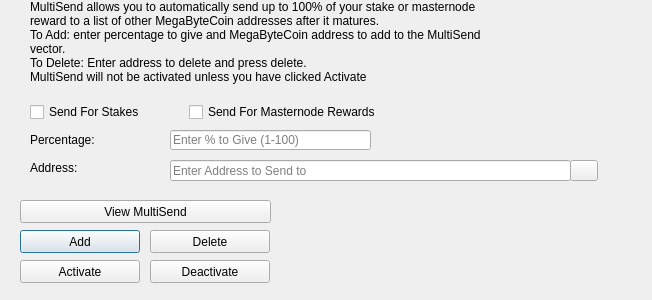
<?xml version="1.0" encoding="UTF-8"?>
<ui version="4.0">
 <class>MultiSendDialog</class>
 <widget class="QDialog" name="MultiSendDialog">
  <property name="windowModality">
   <enum>Qt::NonModal</enum>
  </property>
  <property name="geometry">
   <rect>
    <x>0</x>
    <y>0</y>
    <width>652</width>
    <height>300</height>
   </rect>
  </property>
  <property name="windowTitle">
   <string>MultiSend</string>
  </property>
  <widget class="QLineEdit" name="multiSendPercentEdit">
   <property name="geometry">
    <rect>
     <x>170</x>
     <y>130</y>
     <width>201</width>
     <height>20</height>
    </rect>
   </property>
   <property name="toolTip">
    <string>Enter whole numbers 1 - 100</string>
   </property>
   <property name="placeholderText">
    <string>Enter % to Give (1-100)</string>
   </property>
  </widget>
  <widget class="QLineEdit" name="multiSendAddressEdit">
   <property name="geometry">
    <rect>
     <x>170</x>
     <y>160</y>
     <width>401</width>
     <height>21</height>
    </rect>
   </property>
   <property name="toolTip">
    <string/>
   </property>
   <property name="placeholderText">
    <string>Enter Address to Send to</string>
   </property>
  </widget>
  <widget class="QLabel" name="label_2">
   <property name="geometry">
    <rect>
     <x>30</x>
     <y>0</y>
     <width>451</width>
     <height>121</height>
    </rect>
   </property>
   <property name="lineWidth">
    <number>1</number>
   </property>
   <property name="text">
    <string>MultiSend allows you to automatically send up to 100% of your stake or masternode reward to a list of other MegaByteCoin addresses after it matures.
To Add: enter percentage to give and MegaByteCoin address to add to the MultiSend vector.
To Delete: Enter address to delete and press delete.
MultiSend will not be activated unless you have clicked Activate</string>
   </property>
   <property name="alignment">
    <set>Qt::AlignLeading|Qt::AlignLeft|Qt::AlignTop</set>
   </property>
   <property name="wordWrap">
    <bool>true</bool>
   </property>
  </widget>
  <widget class="QLabel" name="message">
   <property name="geometry">
    <rect>
     <x>290</x>
     <y>200</y>
     <width>351</width>
     <height>91</height>
    </rect>
   </property>
   <property name="text">
    <string/>
   </property>
  </widget>
  <widget class="QPushButton" name="addButton">
   <property name="geometry">
    <rect>
     <x>20</x>
     <y>230</y>
     <width>120</width>
     <height>23</height>
    </rect>
   </property>
   <property name="toolTip">
    <string/>
   </property>
   <property name="statusTip">
    <string>Add to MultiSend Vector</string>
   </property>
   <property name="text">
    <string>Add</string>
   </property>
  </widget>
  <widget class="QPushButton" name="disableButton">
   <property name="geometry">
    <rect>
     <x>150</x>
     <y>260</y>
     <width>120</width>
     <height>23</height>
    </rect>
   </property>
   <property name="statusTip">
    <string>Deactivate MultiSend</string>
   </property>
   <property name="text">
    <string>Deactivate</string>
   </property>
  </widget>
  <widget class="QPushButton" name="addressBookButton">
   <property name="geometry">
    <rect>
     <x>570</x>
     <y>160</y>
     <width>28</width>
     <height>21</height>
    </rect>
   </property>
   <property name="toolTip">
    <string>Choose an address from the address book</string>
   </property>
   <property name="text">
    <string/>
   </property>
   <property name="icon">
    <iconset resource="../megabytecoin.qrc">
     <normaloff>:/icons/address-book</normaloff>:/icons/address-book</iconset>
   </property>
   <property name="shortcut">
    <string>Alt+A</string>
   </property>
   <property name="autoDefault">
    <bool>false</bool>
   </property>
  </widget>
  <widget class="QLabel" name="label">
   <property name="geometry">
    <rect>
     <x>30</x>
     <y>130</y>
     <width>121</width>
     <height>20</height>
    </rect>
   </property>
   <property name="toolTip">
    <string>Percentage of stake to send</string>
   </property>
   <property name="text">
    <string>Percentage:</string>
   </property>
  </widget>
  <widget class="QLabel" name="label_5">
   <property name="geometry">
    <rect>
     <x>30</x>
     <y>160</y>
     <width>111</width>
     <height>16</height>
    </rect>
   </property>
   <property name="toolTip">
    <string>Address to send portion of stake to</string>
   </property>
   <property name="text">
    <string>Address:</string>
   </property>
  </widget>
  <widget class="QPushButton" name="deleteButton">
   <property name="geometry">
    <rect>
     <x>150</x>
     <y>230</y>
     <width>120</width>
     <height>23</height>
    </rect>
   </property>
   <property name="toolTip">
    <string/>
   </property>
   <property name="statusTip">
    <string>Delete Address From MultiSend Vector</string>
   </property>
   <property name="text">
    <string>Delete</string>
   </property>
  </widget>
  <widget class="QPushButton" name="activateButton">
   <property name="geometry">
    <rect>
     <x>20</x>
     <y>260</y>
     <width>120</width>
     <height>23</height>
    </rect>
   </property>
   <property name="statusTip">
    <string>Activate MultiSend</string>
   </property>
   <property name="text">
    <string>Activate</string>
   </property>
  </widget>
  <widget class="QPushButton" name="viewButton">
   <property name="geometry">
    <rect>
     <x>20</x>
     <y>200</y>
     <width>251</width>
     <height>23</height>
    </rect>
   </property>
   <property name="toolTip">
    <string/>
   </property>
   <property name="statusTip">
    <string>View MultiSend Vector</string>
   </property>
   <property name="text">
    <string>View MultiSend</string>
   </property>
  </widget>
  <widget class="QWidget" name="horizontalLayoutWidget">
   <property name="geometry">
    <rect>
     <x>30</x>
     <y>100</y>
     <width>351</width>
     <height>24</height>
    </rect>
   </property>
   <layout class="QHBoxLayout" name="horizontalLayout">
    <item>
     <widget class="QCheckBox" name="multiSendStakeCheckBox">
      <property name="text">
       <string>Send For Stakes</string>
      </property>
     </widget>
    </item>
    <item>
     <widget class="QCheckBox" name="multiSendMasternodeCheckBox">
      <property name="text">
       <string>Send For Masternode Rewards</string>
      </property>
     </widget>
    </item>
   </layout>
  </widget>
 </widget>
 <resources>
  <include location="../megabytecoin.qrc"/>
 </resources>
 <connections/>
</ui>
